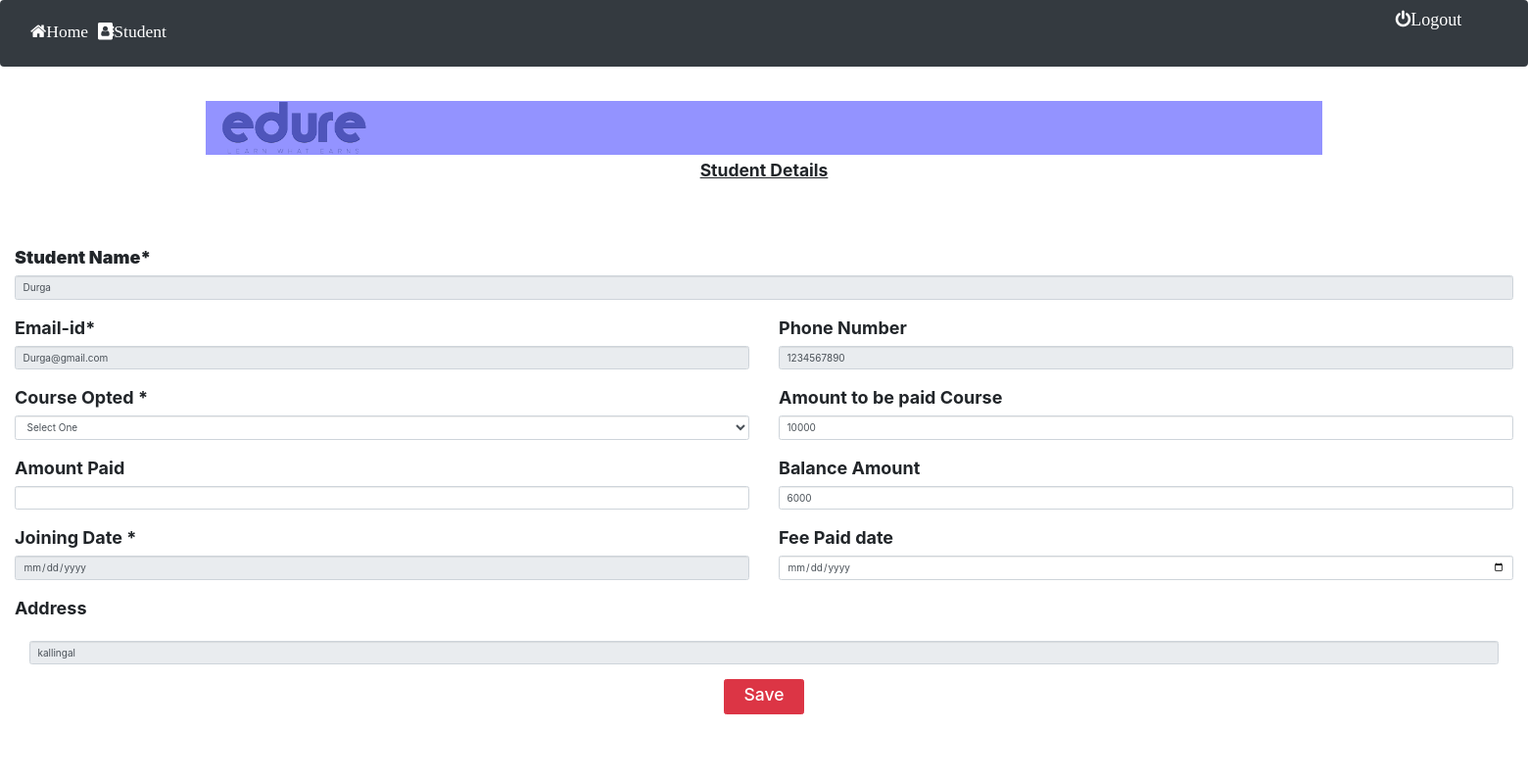
Screenshot of /update/11/ with the database file from the repository.
### invoice/models.py (models this page shows, shortened)
class Stud_reg(models.Model):
    Stud_IDD=models.CharField(max_length=300,default='')
    Stud_name=models.CharField(max_length=300,default='')
    Stud_mail=models.CharField(max_length=300,default='')
    Stud_course=models.CharField(max_length=300,default='')
    Stud_number=models.CharField(max_length=300,default='')
    Stud_paid=models.CharField(max_length=1000,default='')
    Stud_balance=models.CharField(max_length=1000,default='')
    Stud_address=models.CharField(max_length=500,default='')
    Stud_image=models.ImageField(upload_to='Stud_image',null=True,blank=True)
    Course_amount=models.CharField(max_length=1000,default='')
    Join_date=models.CharField(max_length=300,default='')
    End_date=models.CharField(max_length=300,default='')

### invoice/views.py (the view)
# urls.py: path('update/<int:id>/',views.update),
def update(request,id):
    stud=Stud_reg.objects.get(id=id)
    if request.method=="POST":
        Stud_course=request.POST['Stud_course']
        Stud_balance=request.POST['Stud_balance']
        Stud_paid=request.POST['Stud_paid']
        Course_amount=request.POST['Course_amount']
        End_date=request.POST['End_date']
        stu=Stud_reg.objects.all().filter(id=id).update(Stud_course=Stud_course,Stud_balance=Stud_balance,
                                                        Stud_paid=Stud_paid,Course_amount=Course_amount,End_date=End_date  )
        return render(request,'update.html',{'msg': 'Data Updated.!'})
    else:
        return render(request,'update.html',{'stud':stud})

### invoice/templates/update.html (shortened to what this page needs)
{% load static %}
<!DOCTYPE html>
<html lang="en">
<head>
    <link rel="stylesheet" href="https://maxcdn.bootstrapcdn.com/bootstrap/3.4.0/css/bootstrap.min.css">
    <link rel="stylesheet" href="https://cdnjs.cloudflare.com/ajax/libs/font-awesome/4.7.0/css/font-awesome.min.css">
  <link rel="stylesheet" href="https://cdn.jsdelivr.net/npm/bootstrap-icons@1.5.0/font/bootstrap-icons.css">
    <link rel="stylesheet" href="https://stackpath.bootstrapcdn.com/bootstrap/4.5.0/css/bootstrap.min.css">
</head>
<body>
    <nav class="navbar navbar-expand-lg navbar-dark bg-dark">
        <div class="collapse navbar-collapse" id="navbarNav">
          <ul class="navbar-nav">
            <li class="nav-item active">
              <a class="nav-link" href="/detail/"><h3><i class="fa fa-home">Home</i></h3></a>
            </li>
            </li><br>
            <li class="nav-item active">
                <a class="nav-link" href="/details/"><h3><i class="fa fa-address-book">Student</i></h3></a>
            </li>
        <span class="greet"></span>
        <span ><a  class="greet" href="/logout/"><i class="fa fa-power-off">Logout</i></a></span>
      </nav><br>
    <div class="container" style="width: 100%;background-color: rgb(147, 147, 255);height: 100%;">
        <img src="{% static 'images/logo.png' %}" width="150px">
    </div>
    <div id="page-wrapper">
        <div class="content">
            <div class="content-header">
                <div class="header-title container">
                </div>
            </div>
            <div class="panel-title">
                <h3 style="text-align: center;font-weight: bold;"><u>Student Details</u></h3>
            </div>
            <div class="row">
                <div class="col-sm-12">
                    <h2 style="color : red;text-align:center;padding: 20px;">{{msg}}</h2>
                        <form action="" method="POST" enctype="multipart/form-data">
                            <div class="panel-body">
                                <label class="title" for="exampleInput"><span class="font-style font-weight-bolder ">Student
                                        Name*</span></label>
                                <input type="text" class="form-control" name="Stud_name" id="exampleInput"
                                    aria-describedby="inputHelp" value="{{stud.Stud_name}}" placeholder="Enter student name" readonly required><br>
                                <div class="row">
                                    <div class="col-lg-6">
                                        <label class="title" for="exapleInput"><span class="font-style font-weight-bold">
                                                Email-id*</span></label>
                                        <input type="email" class="form-control" name="Stud_mail" id="exampleInput"
                                            aria-describedby="inputHelp" value="{{stud.Stud_mail}}" readonly required> <br>
                                        <label class="title" for="exampleInput"><span class="font-style font-weight-bold">Course Opted
                                                *</span></label>
                                        <select class="form-control"   name="Stud_course">
                                            <option value="{{stud.Stud_course}}">Select One</option>
                                        </select><br>
                                    </div>
                                    <div class="col-lg-6">
                                        <label class="title" for="exampleInput"><span class="font-style font-weight-bold">Phone Number
                                            </span></label>
                                        <input type="text" class="form-control" name="Stud_number" id="exampleInput time"
                                            aria-describedby="timeHelp" value="{{stud.Stud_number}}" placeholder="enter 10 digit number" readonly required> <br>
                                        <label class="title" for="exapleInput"><span class="font-style font-weight-bold"><span
                                                    class="font-style font-weight-bold">Amount to be paid
                                                    Course</span></label>
                                        <input type="text" class="form-control" name="Course_amount"
                                        id="myText" aria-describedby="amountHelp" value="{{stud.Course_amount}}" required>
                                    </div>
                                </div>
                                <div class="row">
                                    <div class="col-lg-6">
                                        <label class="title" for="exapleInput"><span class="font-style font-weight-bold">
                                                Amount Paid</span></label>
                                        <input type="number" class="form-control" name="Stud_paid" id="exampleInput"
                                            aria-describedby="inputHelp" required> <br>
                                        <label class="title" for="exampleInput"><span class="font-style font-weight-bold">Joining Date
                                                *</span></label>
                                        <input type="date" class="form-control" name="Join_date" id="exampleInput"
                                            aria-describedby="inputHelp"  value="{{stud.Join_date}}" readonly required> <br>
                                    </div>
                                    <div class="col-lg-6">
                                        <label class="title" for="exampleInput"><span class="font-style font-weight-bold">Balance
                                                Amount
                                            </span></label>
                                        <input type="number" class="form-control" name="Stud_balance" id="exampleInput time"
                                            aria-describedby="timeHelp" value="{{stud.Stud_balance}}" required> <br>
                                        <label class="title" for="exapleInput"><span class="font-style font-weight-bold"><span
                                                    class="font-style font-weight-bold">Fee Paid date
                                                </span></label>
                                        <input type="Date" class="form-control" name="End_date"
                                            id="exampleInput amount" aria-describedby="amountHelp" required>
                                    </div>
                                </div>
                                <div class="form-group">
                                    <label class="title" for="exampleAddress"><span class="font-style font-weight-bold" >
                                            Address</span></label>
                                    <div class="panel-body">
                                        <input id="some-textarea" value={{stud.Stud_address}} class="form-control" name="Stud_address" rows="5"
                                            placeholder="Enter address"  readonly required></input>
                                    </div>
                                    <center> <button type="submit" style="padding-right: 20px;padding-left: 20px;" class="btn btn-danger"><h3>Save</h3></button>
                                    </center><br>
                                </div>
                        </form>
                    </div>
                </div>
            </div>
        </div>
</body>
</html>

### invoice/templates/update.html (style rules this page uses)
.greet { font-size: 18px; color: #fff; margin-right: 20px; padding-right: 1230px; }
.title { font-size: large; }

### rows the page displays
Stud_reg: Stud_name "Durga", Stud_mail "Durga@gmail.com", Stud_number "1234567890", Course_amount "10000", Stud_balance "6000", Stud_address "kallingal"
